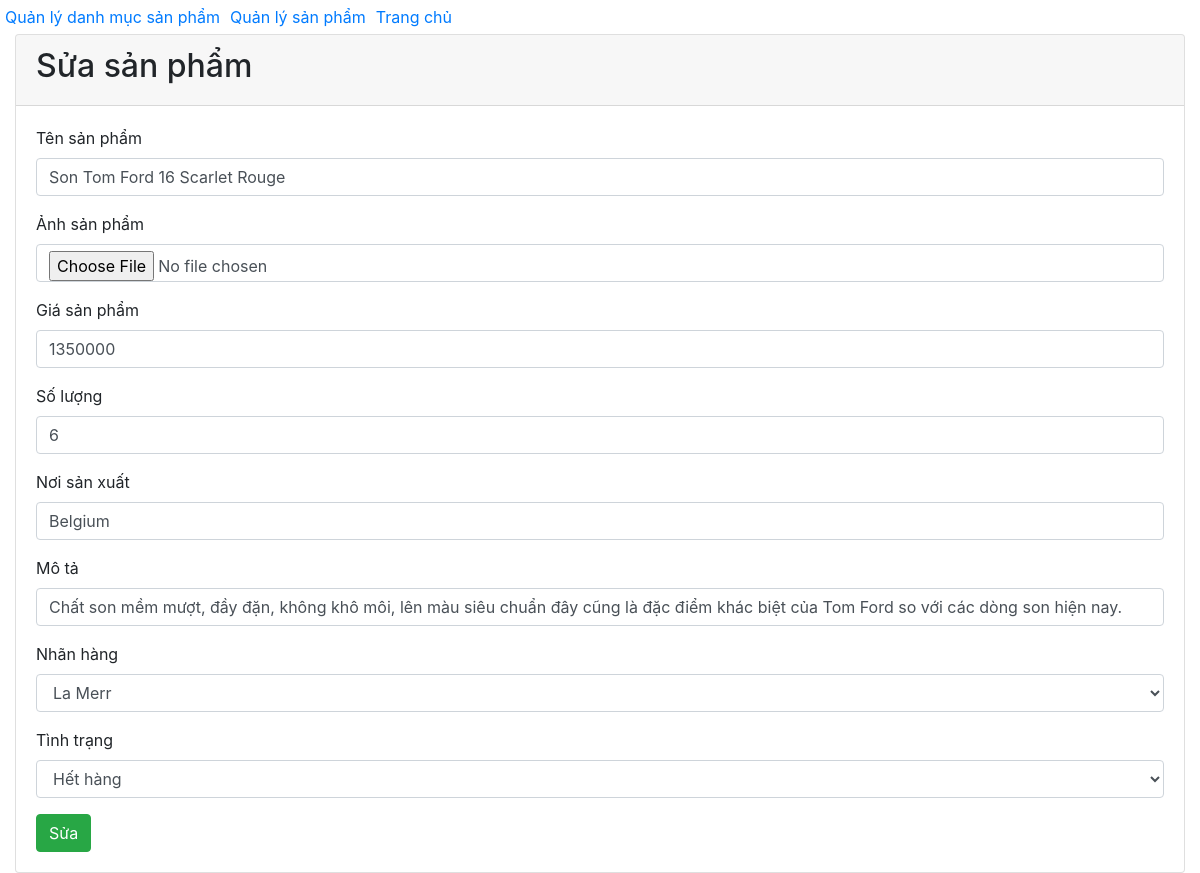
Screenshot of /admin/index.php?action=quanlysp&query=sua&idsp=2 with the database file from the repository.
### tables this page shows
CREATE TABLE IF NOT EXISTS `products` (
`prd_id` int(5) NOT NULL,
  `prd_name` varchar(30) NOT NULL,
  `image` varchar(30) NOT NULL,
  `giasp` float NOT NULL,
  `soluong` int(5) NOT NULL,
  `noisx` varchar(30) NOT NULL,
  `mota` text NOT NULL,
  `brand_id` int(5) NOT NULL,
  `tinhtrang` int(1) NOT NULL
);

### admin/modules/quanlysp/sua.php (the view, shortened to what this page needs)
<?php
      $sql_sua_sp = "SELECT * FROM products WHERE prd_id = '$_GET[idsp]' LIMIT 1";
      $query_sua_sp = mysqli_query($mysqli,$sql_sua_sp);
?>
<div class="container-fluid">
  <div class="card">
    <div class="card-header">
      <h2>Sửa sản phẩm</h2>
    </div>
    <div class="card-body">
      <?php
        while($row_up = mysqli_fetch_array($query_sua_sp)){
      ?>
      <form method="POST" enctype="multipart/form-data" action= "modules/quanlysp/xuly.php?idsp=<?php echo $_GET['idsp'] ?>";>
        <div class="form-group">
          <label for="">Tên sản phẩm</label>
          <input type="text" name="prd_name" class="form-control" required value="<?php echo $row_up['prd_name'] ?>">
        </div>
        <div class="form-group">
          <label for="">Ảnh sản phẩm</label>
          <input type="file" name="image" class="form-control" >
        </div>
        <div class="form-group">
          <label for="">Giá sản phẩm</label>
          <input type="number" name="giasp" class="form-control" required value="<?php echo $row_up['giasp'] ?>">
        </div>
        <div class="form-group">
          <label for="">Số lượng</label>
          <input type="number" name="soluong" class="form-control" required value="<?php echo $row_up['soluong'] ?>">
        </div>
        <div class="form-group">
          <label for="">Nơi sản xuất</label>
          <input type="text" name="noisx" class="form-control" required value="<?php echo $row_up['noisx'] ?>">
        </div>
        <div class="form-group">
          <label for="">Mô tả</label>
          <input type="text" name="mota" class="form-control" required value="<?php echo $row_up['mota'] ?>">
        </div>
        <div class="form-group">
          <label for="">Nhãn hàng</label>
          <select class="form-control" name="brand_id">
            <?php
             $sql_brand = "SELECT * FROM brands order by brand_id DESC";
             $query_brand = mysqli_query($mysqli,$sql_brand);
             while($row_brand = mysqli_fetch_array($query_brand)){
            ?><option value="<?php echo $row_brand['brand_id'] ?>">
               <?php echo $row_brand['brand_name'] ?>
              </option>
            <?php } ?>
          </select>
        </div>
        <div class="form-group">
          <label for="">Tình trạng</label>
            <select name="tinhtrang" class="form-control">
              <?php
              if($dong['tinhtrang']!=1) {
              ?>
              <option value="0" selected>Hết hàng</option>
              <?php
              }else{
              ?>
               <option value="0">Hết hàng</option>
               <option value="1" selected>Còn hàng</option>
              <?php
              }
              ?>
            </select>
        </div>
        <button type="submit" name="suasanpham" class="btn btn-success">Sửa</button>
      </form>
    <?php } ?>
    </div>
  </div>
</div>

### rows the page displays
products: prd_name "Son Tom Ford 16 Scarlet Rouge", giasp "1350000", soluong "6", noisx "Belgium", mota "Chất son mềm mượt, đầy đặn, không khô môi, lên màu siêu chuẩn đây cũng là đặc điểm khác biệt của Tom Ford so với các dòng son hiện nay."

### other values shown
form field brand_id "La Merr"
